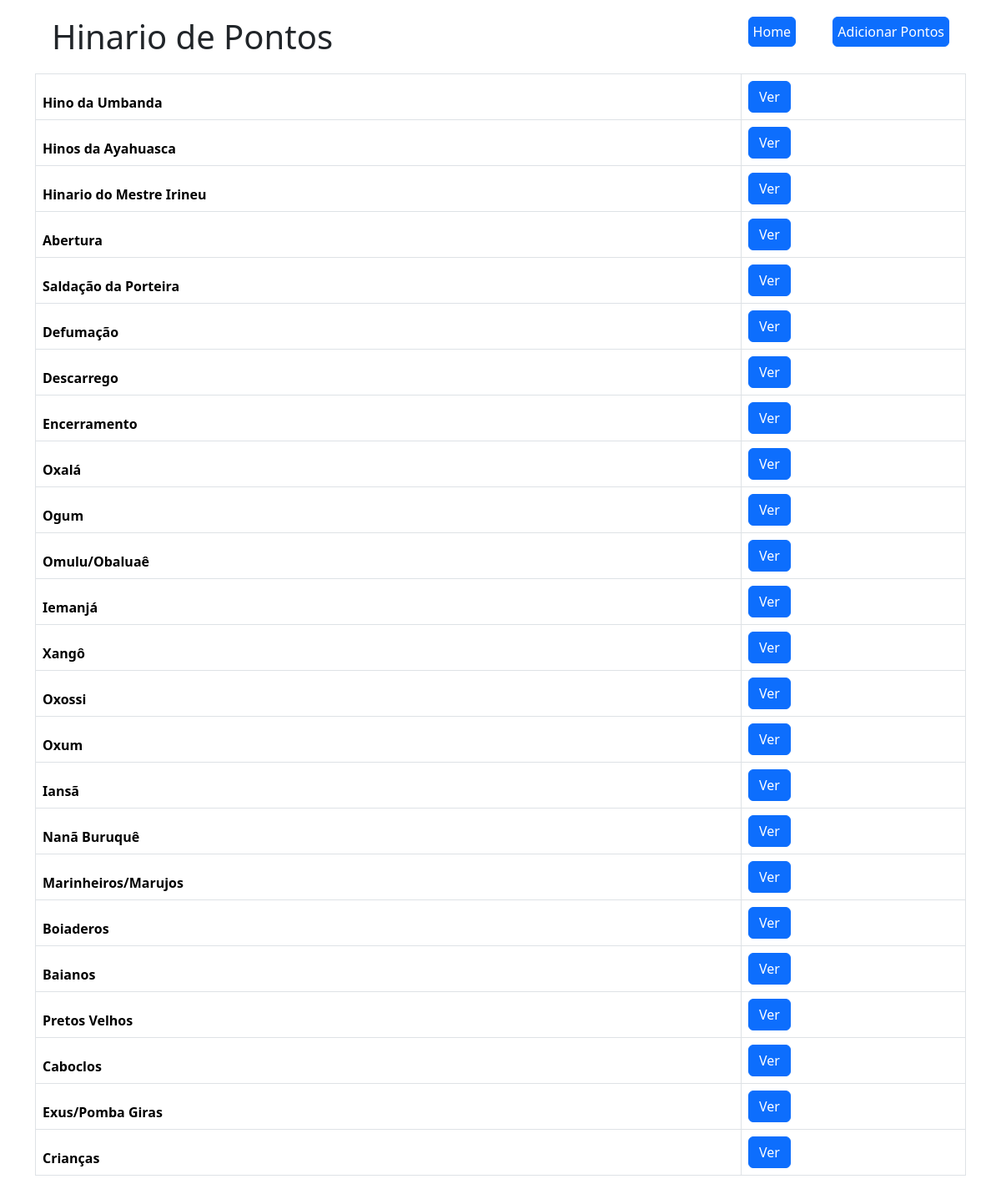
/hinario/, run on the app's committed database.
### pontos/models.py (models this page shows, shortened)
class CreateHinario(models.Model):
    CHOICES = (
        ("Hino da Umbanda", "Hino da Umbanda"),
        ("Hinos da Ayahuasca", "Hinos da Ayahuasca"),
        ("Hinario do Mestre Irineu", "Hinario do Mestre Irineu"),
        ("Abertura", "Abertura"),
        ("Saldação da Porteira", "Saldação da Porteira"),
        ("Defumação", "Defumação"),
        ("Descarrego", "Descarrego"),
        ("Encerramento", "Encerramento"),
        ("Oxalá", "Oxalá"),
        ("Ogum", "Ogum"),
        ("Omulu/Obaluaê", "Omulu/Obaluaê"),
        ("Iemanjá", "Iemanjá"),
        ("Xangô", "Xangô"),
        ("Oxossi", "Oxossi"),
        ("Oxum", "Oxum"),
        ("Iansã", "Iansã"),
        ("Nanã Buruquê", "Nanã Buruquê"),
        ("Crianças", "Crianças"),
        ("Marinheiros/Marujos", "Marinheiros/Marujos"),
        ("Boiaderos", "Boiaderos"),
        ("Baianos", "Baianos"),
        ("Pretos Velhos", "Pretos Velhos"),
        ("Caboclos", "Caboclos"),
        ("Exus/Pomba Giras", "Exus/Pomba Giras")
    )
    categoria = models.CharField(max_length=300, choices= CHOICES)
    slug = models.SlugField(max_length=300, blank=True, null=True, unique=True)
    def __str__(self):
        return self.categoria

### pontos/views.py (the view)
# urls.py: path("hinario/", views.hinarioView, name="hinario"),
def hinarioView(request):
    categorys =  CreateHinario.objects.all()
    return render(request, "hinario.html", { "categorys": categorys})

### pontos/templates/hinario.html (shortened to what this page needs)
<!DOCTYPE html>
<html lang="pt-br">
<head>
    <link href="https://cdn.jsdelivr.net/npm/bootstrap@5.3.3/dist/css/bootstrap.min.css" rel="stylesheet">
</head>
<body>
    <div class="container">
        <div style="display: flex; justify-content: space-between;">
            <h1 style="margin: 20px">Hinario de Pontos</h1>
            <div>
                <a href="{% url "pontos:home" %}" class="btn btn-primary" style="padding: 5px; margin: 20px; text-align: center;">Home</a>
                <a href="{% url "pontos:addpontos" %}" class="btn btn-primary" style="padding: 5px; margin: 20px; text-align: center;">Adicionar Pontos</a>
            </div>
        </div>
        <table class="table table-bordered">
            <thead>
                {% for c in categorys %}
                    <tr>
                        <th scope="col">{{  c }}</th>
                        <th scope="col"><a href="{% url "pontos:hino" c.slug %}" class="btn btn-primary">Ver</a></th>
                    </tr>
                {% endfor %}
            </thead>
          </table>
    </div>
</body>
</html>

### data on the page
CreateHinario: categoria "Hino da Umbanda"
CreateHinario: categoria "Hinos da Ayahuasca"
CreateHinario: categoria "Hinario do Mestre Irineu"
CreateHinario: categoria "Abertura"
CreateHinario: categoria "Saldação da Porteira"
CreateHinario: categoria "Defumação"
CreateHinario: categoria "Descarrego"
CreateHinario: categoria "Encerramento"
CreateHinario: categoria "Oxalá"
CreateHinario: categoria "Ogum"
CreateHinario: categoria "Omulu/Obaluaê"
CreateHinario: categoria "Iemanjá"
CreateHinario: categoria "Xangô"
CreateHinario: categoria "Oxossi"
CreateHinario: categoria "Oxum"
CreateHinario: categoria "Iansã"
CreateHinario: categoria "Nanã Buruquê"
CreateHinario: categoria "Marinheiros/Marujos"
CreateHinario: categoria "Boiaderos"
CreateHinario: categoria "Baianos"
CreateHinario: categoria "Pretos Velhos"
CreateHinario: categoria "Caboclos"
CreateHinario: categoria "Exus/Pomba Giras"
CreateHinario: categoria "Crianças"
